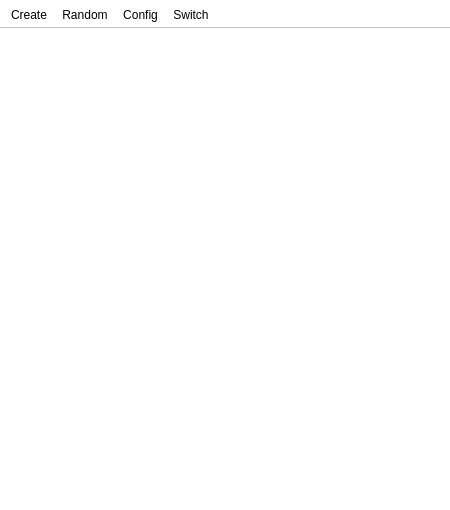
<?xml version="1.0" encoding="UTF-8"?>
<ui version="4.0">
 <class>MainWindow</class>
 <widget class="QMainWindow" name="MainWindow">
  <property name="geometry">
   <rect>
    <x>0</x>
    <y>0</y>
    <width>450</width>
    <height>510</height>
   </rect>
  </property>
  <property name="sizePolicy">
   <sizepolicy hsizetype="Preferred" vsizetype="Preferred">
    <horstretch>0</horstretch>
    <verstretch>0</verstretch>
   </sizepolicy>
  </property>
  <property name="minimumSize">
   <size>
    <width>0</width>
    <height>0</height>
   </size>
  </property>
  <property name="windowTitle">
   <string>QtMCS</string>
  </property>
  <property name="styleSheet">
   <string notr="true">background-color: white</string>
  </property>
  <widget class="QWidget" name="centralWidget">
   <widget class="QGraphicsView" name="graphicsView">
    <property name="geometry">
     <rect>
      <x>10</x>
      <y>10</y>
      <width>431</width>
      <height>431</height>
     </rect>
    </property>
    <property name="autoFillBackground">
     <bool>false</bool>
    </property>
    <property name="styleSheet">
     <string notr="true">border:0px;</string>
    </property>
    <property name="lineWidth">
     <number>1</number>
    </property>
    <property name="verticalScrollBarPolicy">
     <enum>Qt::ScrollBarAsNeeded</enum>
    </property>
    <property name="horizontalScrollBarPolicy">
     <enum>Qt::ScrollBarAsNeeded</enum>
    </property>
   </widget>
  </widget>
  <widget class="QMenuBar" name="menuBar">
   <property name="geometry">
    <rect>
     <x>0</x>
     <y>0</y>
     <width>450</width>
     <height>23</height>
    </rect>
   </property>
  </widget>
  <widget class="QToolBar" name="mainToolBar">
   <property name="movable">
    <bool>false</bool>
   </property>
   <attribute name="toolBarArea">
    <enum>TopToolBarArea</enum>
   </attribute>
   <attribute name="toolBarBreak">
    <bool>false</bool>
   </attribute>
   <addaction name="actionCreate"/>
   <addaction name="actionRandom"/>
   <addaction name="actionConfig"/>
   <addaction name="actionSwitch"/>
  </widget>
  <widget class="QStatusBar" name="statusBar"/>
  <action name="actionCreate">
   <property name="text">
    <string>Create</string>
   </property>
   <property name="toolTip">
    <string>Create a new chip</string>
   </property>
  </action>
  <action name="actionRandom">
   <property name="text">
    <string>Random</string>
   </property>
   <property name="toolTip">
    <string>Create a new chip randomly</string>
   </property>
  </action>
  <action name="actionConfig">
   <property name="text">
    <string>Config</string>
   </property>
  </action>
  <action name="actionSwitch">
   <property name="text">
    <string>Switch</string>
   </property>
   <property name="toolTip">
    <string>Switch to another view</string>
   </property>
  </action>
 </widget>
 <layoutdefault spacing="6" margin="11"/>
 <resources/>
 <connections/>
</ui>
